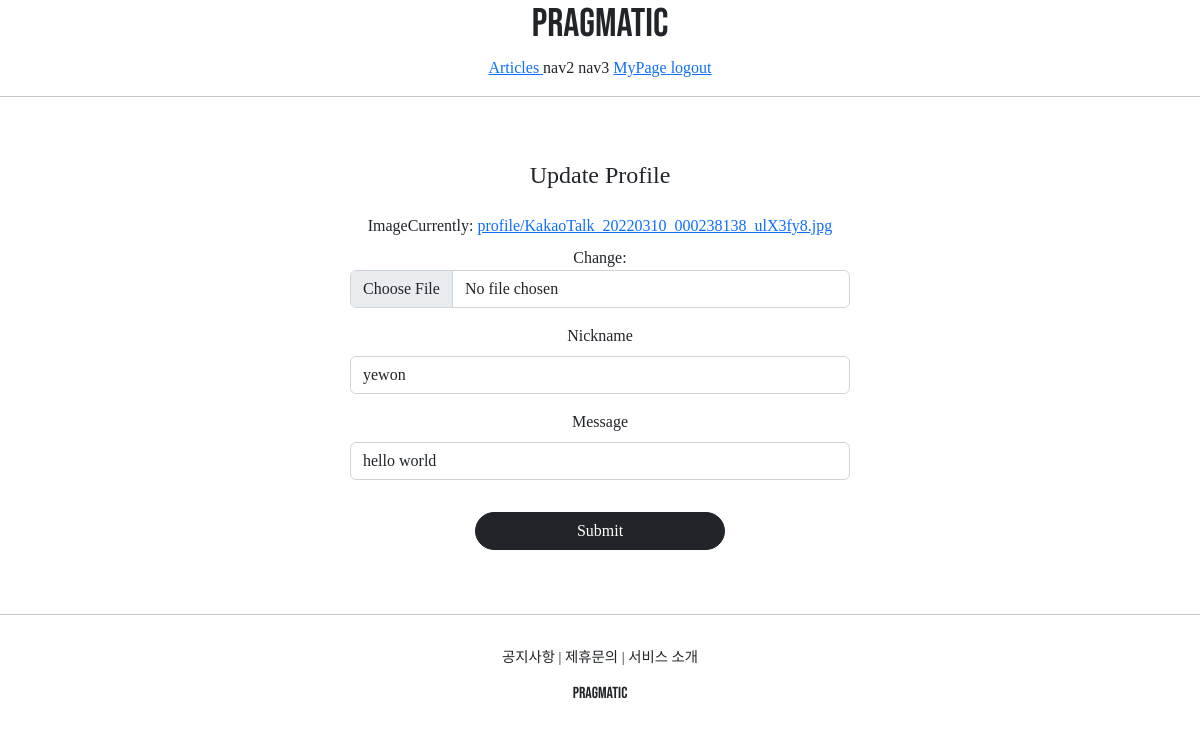
/profiles/update/1 (signed in), run on an earlier commit of the app's database.
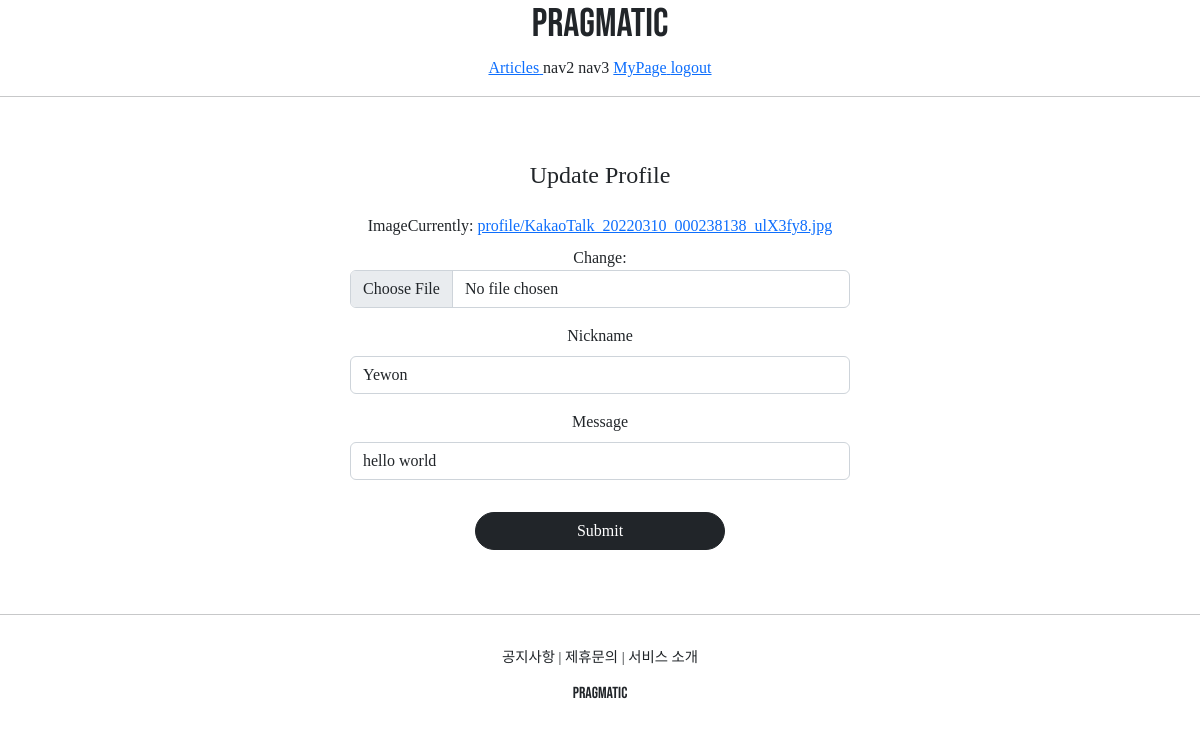
And on a later commit of the database.
### profileapp/models.py (models this page shows)
class Profile(models.Model):
    user = models.OneToOneField(User, on_delete=models.CASCADE, related_name='profile')
    image = models.ImageField(upload_to='profile/', null=True)
    nickname = models.CharField(max_length=20, unique=True, null=True)
    message = models.CharField(max_length=100, null=True)

### profileapp/views.py (the view, shortened to what this page needs)
# urls.py: path('update/<int:pk>', ProfileUpdateView.as_view(), name='update'),
@method_decorator(profile_ownership_required, 'get')
@method_decorator(profile_ownership_required, 'post')
class ProfileUpdateView(UpdateView):
    model = Profile
    context_object_name = 'target_profile'
    form_class = ProfileCreationForm
    template_name = 'profileapp/update.html'

### profileapp/forms.py
class ProfileCreationForm(ModelForm):
    class Meta:
        model = Profile
        fields = ['image', 'nickname', 'message']

### profileapp/templates/profileapp/update.html (shortened to what this page needs)
{% extends 'base.html' %}
{% load bootstrap4 %}
{% block content %}
  <div style="text-align: center; max-width: 500px; margin: 4rem auto">
    <div class="mb-4">
      <h4>Update Profile</h4>
    </div>
    <form action="{% url 'profileapp:update' pk=target_profile.pk %}" method="post" enctype="multipart/form-data">
      {% bootstrap_form form %}
      <input type="submit" class="btn btn-dark rounded-pill col-6 mt-3">
    </form>
  </div>
{% endblock %}

What changed in the data, as far as the page shows it:
changed Profile "hello world": nickname "yewon" → "Yewon"
